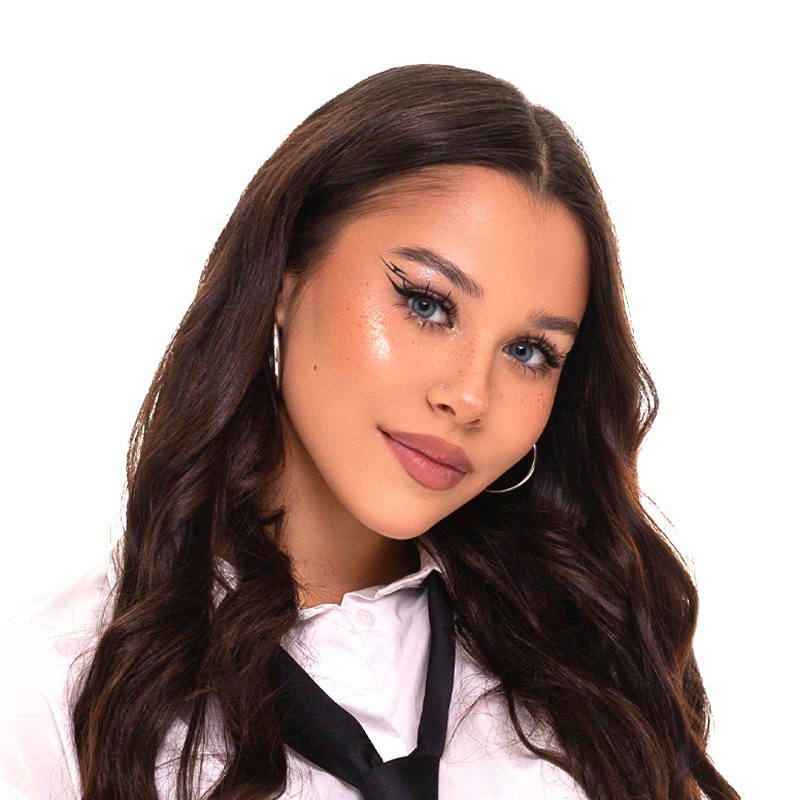
#> input picture images/1388_2/1.png, 800 x 800 px; its folder holds only this picture in this run
$ python main.py
#> lines starting #> are read from the running program, lines starting #| are printed output that depends on the picture
from PIL import Image
import os
import math

folders = ['1388_2']  # список папок
images = []  # список для хранения объектов изображений

# Перебираем все папки
for folder in folders:
    # Проверяем, что это папка
    if os.path.isdir(folder):
        # Перебираем все файлы в папке
        for filename in os.listdir(folder):
            # Если это изображение
            if filename.endswith('.jpg') or filename.endswith('.png') or filename.endswith('.tif'):
                # Открываем файл изображения и конвертируем в RGB
                img = Image.open(os.path.join(folder, filename))
#> img is the input picture: PIL image 800x800 RGBA; mean R, G, B, A 176, 157.6, 152.8, 255
                rgb_img = img.convert('RGB')
                # Добавляем в список
                images.append(rgb_img)

def get_width():
    width = 0

    if len(images) > 4:
        for i in range(4):
            width = width + (images[i].size[0])
    else:
        for i in range(len(images)):
            width = width + (images[i].size[0])
#> this loop made 1 pass
#> width on pass 1: 800
#> after the loop, width = 800

    return width + 300

def get_height():
    height = 0
#> height = 0

    if len(images) > 4:
        for i in range(math.ceil(len(images) / 4)):
            height = height + (images[i].size[1])
    else:
        return images[0].size[1] + 300

    return height + 300


def get_coords(i, step):
    if i < 4:
        x = 100 + i * step
        y = 100
    else:
        x = 100 + (i % 4) * step
        y = 100 + math.floor(i / 4) * step
    return (x, y)

# Проверяем, что список изображений не пустой
if images:
    # Сохраняем все изображения в одном файле tiff
    new_image = Image.new('RGB', (get_width(), get_height()), (250, 250, 250))
#> new_image: PIL image 1100x1100 RGB; every value is 250
    for i in range(len(images)):
        new_image.paste(images[i], get_coords(i, images[0].size[0] + 25))
#> this loop made 1 pass
#> (x in get_coords, y in get_coords) on pass 1: (100, 100)
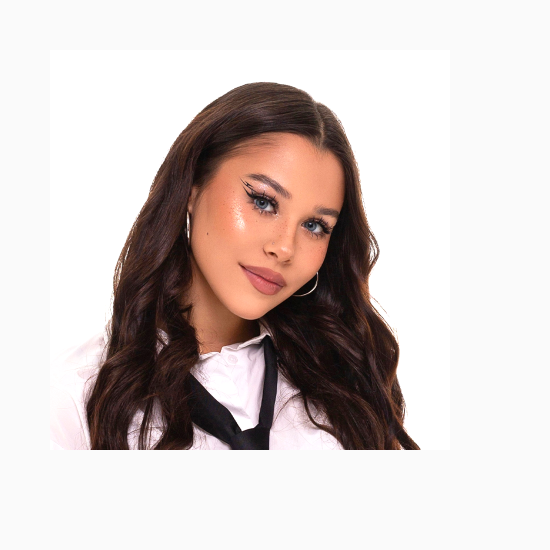
#> new_image: PIL image 1100x1100 RGB (shown at 1/2 size); mean R, G, B 210.8, 201.1, 198.6
    new_image.save('Result.tiff')
else:
    print("Не найдено изображений для сохранения.")

$ run again, on images/1388_2/2.png
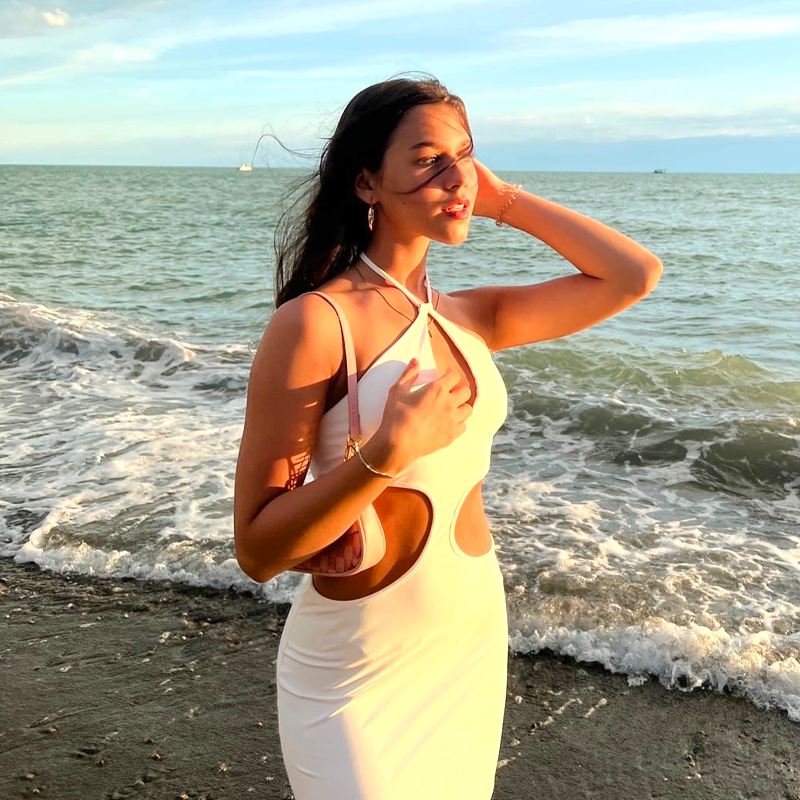
#> input picture images/1388_2/2.png, 800 x 800 px
#> img is the input picture: PIL image 800x800 RGBA; mean R, G, B, A 166.8, 163, 144.4, 255
#> the loop in get_width, `for i in range(len(images)):` made 1 pass
#> width on pass 1: 800
#> after the loop in get_width, `for i in range(len(images)):`: width = 800
#> height = 0
#> the loop `for i in range(len(images)):` made 1 pass
#> (x in get_coords, y in get_coords) on pass 1: (100, 100)
#> after the loop `for i in range(len(images)):`:
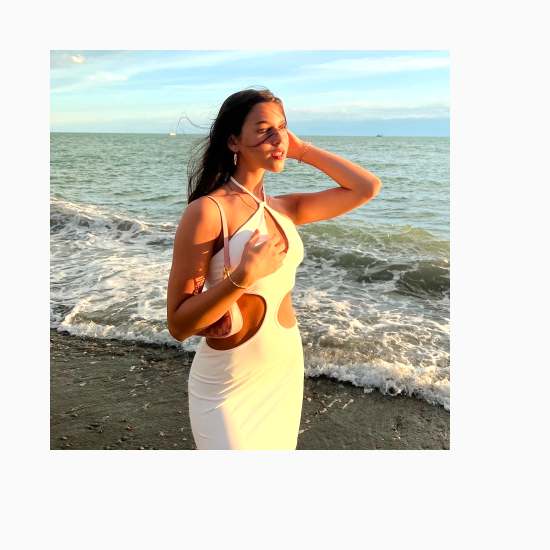
#> new_image: PIL image 1100x1100 RGB (shown at 1/2 size); mean R, G, B 206, 204, 194.2
